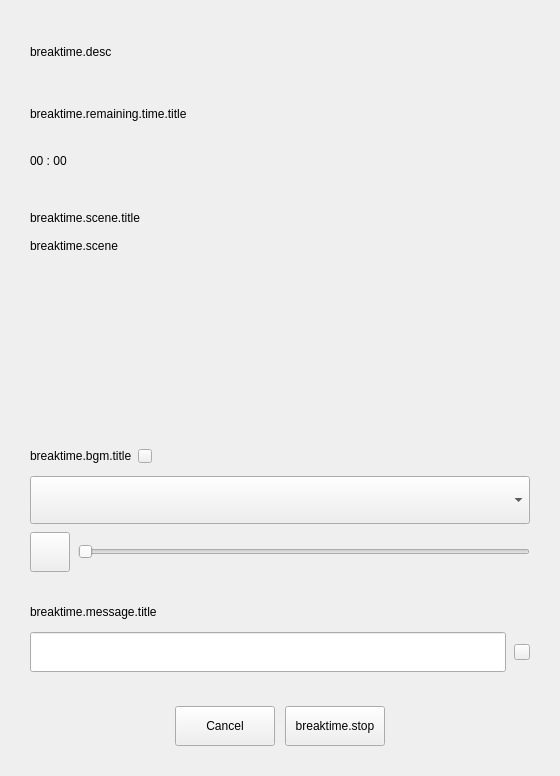
     <widget class="QWidget" name="page_4">
      <layout class="QHBoxLayout" name="horizontalLayout_7">
       <property name="spacing">
        <number>0</number>
       </property>
       <property name="leftMargin">
        <number>0</number>
       </property>
       <property name="topMargin">
        <number>0</number>
       </property>
       <property name="rightMargin">
        <number>0</number>
       </property>
       <property name="bottomMargin">
        <number>0</number>
       </property>
       <item>
        <widget class="QWidget" name="main_2" native="true">
         <property name="minimumSize">
          <size>
           <width>0</width>
           <height>0</height>
          </size>
         </property>
         <property name="maximumSize">
          <size>
           <width>16777215</width>
           <height>16777215</height>
          </size>
         </property>
         <layout class="QVBoxLayout" name="verticalLayout_9">
          <property name="spacing">
           <number>20</number>
          </property>
          <property name="leftMargin">
           <number>30</number>
          </property>
          <property name="topMargin">
           <number>30</number>
          </property>
          <property name="rightMargin">
           <number>30</number>
          </property>
          <property name="bottomMargin">
           <number>30</number>
          </property>
          <item>
           <widget class="QLabel" name="label_breaktime_desc_2">
            <property name="minimumSize">
             <size>
              <width>0</width>
              <height>44</height>
             </size>
            </property>
            <property name="text">
             <string>breaktime.desc</string>
            </property>
           </widget>
          </item>
          <item>
           <widget class="QWidget" name="widget_9" native="true">
            <property name="minimumSize">
             <size>
              <width>0</width>
              <height>84</height>
             </size>
            </property>
            <property name="maximumSize">
             <size>
              <width>16777215</width>
              <height>84</height>
             </size>
            </property>
            <layout class="QVBoxLayout" name="verticalLayout_10">
             <property name="spacing">
              <number>10</number>
             </property>
             <property name="leftMargin">
              <number>0</number>
             </property>
             <property name="topMargin">
              <number>0</number>
             </property>
             <property name="rightMargin">
              <number>0</number>
             </property>
             <property name="bottomMargin">
              <number>0</number>
             </property>
             <item>
              <widget class="QLabel" name="label_breaktime_remaining_time_title">
               <property name="minimumSize">
                <size>
                 <width>0</width>
                 <height>40</height>
                </size>
               </property>
               <property name="maximumSize">
                <size>
                 <width>16777215</width>
                 <height>40</height>
                </size>
               </property>
               <property name="text">
                <string>breaktime.remaining.time.title</string>
               </property>
              </widget>
             </item>
             <item>
              <widget class="QLabel" name="label_breaktime_remaining_time">
               <property name="minimumSize">
                <size>
                 <width>90</width>
                 <height>40</height>
                </size>
               </property>
               <property name="maximumSize">
                <size>
                 <width>90</width>
                 <height>40</height>
                </size>
               </property>
               <property name="baseSize">
                <size>
                 <width>0</width>
                 <height>0</height>
                </size>
               </property>
               <property name="text">
                <string>00 : 00</string>
               </property>
              </widget>
             </item>
            </layout>
           </widget>
          </item>
          <item>
           <widget class="QWidget" name="scene_2" native="true">
            <property name="minimumSize">
             <size>
              <width>0</width>
              <height>218</height>
             </size>
            </property>
            <property name="maximumSize">
             <size>
              <width>16777215</width>
              <height>218</height>
             </size>
            </property>
            <layout class="QVBoxLayout" name="verticalLayout_11">
             <property name="spacing">
              <number>4</number>
             </property>
             <property name="leftMargin">
              <number>0</number>
             </property>
             <property name="topMargin">
              <number>0</number>
             </property>
             <property name="rightMargin">
              <number>0</number>
             </property>
             <property name="bottomMargin">
              <number>0</number>
             </property>
             <item>
              <widget class="QWidget" name="widget_17" native="true">
               <property name="minimumSize">
                <size>
                 <width>0</width>
                 <height>68</height>
                </size>
               </property>
               <property name="maximumSize">
                <size>
                 <width>16777215</width>
                 <height>68</height>
                </size>
               </property>
               <layout class="QVBoxLayout" name="verticalLayout_15">
                <property name="spacing">
                 <number>0</number>
                </property>
                <property name="leftMargin">
                 <number>0</number>
                </property>
                <property name="topMargin">
                 <number>10</number>
                </property>
                <property name="rightMargin">
                 <number>0</number>
                </property>
                <property name="bottomMargin">
                 <number>10</number>
                </property>
                <item>
                 <widget class="QLabel" name="label_breaktime_scene_title_2">
                  <property name="minimumSize">
                   <size>
                    <width>0</width>
                    <height>20</height>
                   </size>
                  </property>
                  <property name="maximumSize">
                   <size>
                    <width>16777215</width>
                    <height>20</height>
                   </size>
                  </property>
                  <property name="text">
                   <string>breaktime.scene.title</string>
                  </property>
                 </widget>
                </item>
                <item>
                 <spacer name="verticalSpacer_3">
                  <property name="orientation">
                   <enum>Qt::Vertical</enum>
                  </property>
                  <property name="sizeHint" stdset="0">
                   <size>
                    <width>20</width>
                    <height>6</height>
                   </size>
                  </property>
                 </spacer>
                </item>
                <item>
                 <widget class="QLabel" name="label_breaktime_scene">
                  <property name="minimumSize">
                   <size>
                    <width>0</width>
                    <height>20</height>
                   </size>
                  </property>
                  <property name="maximumSize">
                   <size>
                    <width>16777215</width>
                    <height>20</height>
                   </size>
                  </property>
                  <property name="text">
                   <string>breaktime.scene</string>
                  </property>
                 </widget>
                </item>
               </layout>
              </widget>
             </item>
             <item>
              <widget class="QWidget" name="widget_10" native="true">
               <property name="maximumSize">
                <size>
                 <width>16777215</width>
                 <height>16777215</height>
                </size>
               </property>
               <layout class="QVBoxLayout" name="verticalLayout_14">
                <property name="spacing">
                 <number>0</number>
                </property>
                <property name="leftMargin">
                 <number>0</number>
                </property>
                <property name="topMargin">
                 <number>0</number>
                </property>
                <property name="rightMargin">
                 <number>0</number>
                </property>
                <property name="bottomMargin">
                 <number>0</number>
                </property>
                <item>
                 <widget class="QStackedWidget" name="stackedWidget_breaktime_scene_2">
                  <property name="minimumSize">
                   <size>
                    <width>260</width>
                    <height>146</height>
                   </size>
                  </property>
                  <property name="maximumSize">
                   <size>
                    <width>260</width>
                    <height>146</height>
                   </size>
                  </property>
                  <property name="baseSize">
                   <size>
                    <width>0</width>
                    <height>0</height>
                   </size>
                  </property>
                  <property name="currentIndex">
                   <number>1</number>
                  </property>
                  <widget class="QWidget" name="page_5"/>
                  <widget class="QWidget" name="page_6"/>
                 </widget>
                </item>
               </layout>
              </widget>
             </item>
            </layout>
           </widget>
          </item>
          <item>
           <widget class="QWidget" name="widget_11" native="true">
            <layout class="QVBoxLayout" name="verticalLayout_12">
             <property name="spacing">
              <number>0</number>
             </property>
             <property name="leftMargin">
              <number>0</number>
             </property>
             <property name="topMargin">
              <number>0</number>
             </property>
             <property name="rightMargin">
              <number>0</number>
             </property>
             <property name="bottomMargin">
              <number>0</number>
             </property>
             <item>
              <widget class="QWidget" name="BGM_2" native="true">
               <property name="minimumSize">
                <size>
                 <width>0</width>
                 <height>40</height>
                </size>
               </property>
               <property name="maximumSize">
                <size>
                 <width>16777215</width>
                 <height>40</height>
                </size>
               </property>
               <layout class="QHBoxLayout" name="horizontalLayout_9">
                <property name="spacing">
                 <number>6</number>
                </property>
                <property name="leftMargin">
                 <number>0</number>
                </property>
                <property name="topMargin">
                 <number>0</number>
                </property>
                <property name="rightMargin">
                 <number>0</number>
                </property>
                <property name="bottomMargin">
                 <number>0</number>
                </property>
                <item>
                 <widget class="QLabel" name="label_breaktime_bgm_title_2">
                  <property name="minimumSize">
                   <size>
                    <width>61</width>
                    <height>0</height>
                   </size>
                  </property>
                  <property name="maximumSize">
                   <size>
                    <width>16777215</width>
                    <height>16777215</height>
                   </size>
                  </property>
                  <property name="text">
                   <string>breaktime.bgm.title</string>
                  </property>
                 </widget>
                </item>
                <item>
                 <widget class="AFQInfoTooltipButton" name="pushButton_QuestionMark_5">
                  <property name="sizePolicy">
                   <sizepolicy hsizetype="Fixed" vsizetype="Fixed">
                    <horstretch>0</horstretch>
                    <verstretch>0</verstretch>
                   </sizepolicy>
                  </property>
                  <property name="minimumSize">
                   <size>
                    <width>14</width>
                    <height>14</height>
                   </size>
                  </property>
                  <property name="maximumSize">
                   <size>
                    <width>14</width>
                    <height>14</height>
                   </size>
                  </property>
                  <property name="text">
                   <string/>
                  </property>
                  <property name="iconSize">
                   <size>
                    <width>14</width>
                    <height>14</height>
                   </size>
                  </property>
                  <property name="buttonType" stdset="0">
                   <string>questionmarkButton</string>
                  </property>
                 </widget>
                </item>
                <item>
                 <spacer name="horizontalSpacer_6">
                  <property name="orientation">
                   <enum>Qt::Horizontal</enum>
                  </property>
                  <property name="sizeHint" stdset="0">
                   <size>
                    <width>40</width>
                    <height>20</height>
                   </size>
                  </property>
                 </spacer>
                </item>
               </layout>
              </widget>
             </item>
             <item>
              <widget class="QWidget" name="widget_12" native="true">
               <property name="minimumSize">
                <size>
                 <width>0</width>
                 <height>48</height>
                </size>
               </property>
               <layout class="QHBoxLayout" name="horizontalLayout_10">
                <property name="spacing">
                 <number>12</number>
                </property>
                <property name="leftMargin">
                 <number>0</number>
                </property>
                <property name="topMargin">
                 <number>0</number>
                </property>
                <property name="rightMargin">
                 <number>0</number>
                </property>
                <property name="bottomMargin">
                 <number>0</number>
                </property>
                <item>
                 <widget class="QComboBox" name="comboBox_breaktime_bgm_2">
                  <property name="sizePolicy">
                   <sizepolicy hsizetype="Preferred" vsizetype="Fixed">
                    <horstretch>0</horstretch>
                    <verstretch>0</verstretch>
                   </sizepolicy>
                  </property>
                  <property name="minimumSize">
                   <size>
                    <width>500</width>
                    <height>48</height>
                   </size>
                  </property>
                  <property name="maximumSize">
                   <size>
                    <width>500</width>
                    <height>48</height>
                   </size>
                  </property>
                 </widget>
                </item>
               </layout>
              </widget>
             </item>
             <item>
              <spacer name="verticalSpacer_2">
               <property name="orientation">
                <enum>Qt::Vertical</enum>
               </property>
               <property name="sizeType">
                <enum>QSizePolicy::Fixed</enum>
               </property>
               <property name="sizeHint" stdset="0">
                <size>
                 <width>20</width>
                 <height>8</height>
                </size>
               </property>
              </spacer>
             </item>
             <item>
              <widget class="QWidget" name="widget_13" native="true">
               <property name="minimumSize">
                <size>
                 <width>0</width>
                 <height>40</height>
                </size>
               </property>
               <layout class="QHBoxLayout" name="horizontalLayout_11">
                <property name="spacing">
                 <number>8</number>
                </property>
                <property name="leftMargin">
                 <number>0</number>
                </property>
                <property name="topMargin">
                 <number>0</number>
                </property>
                <property name="rightMargin">
                 <number>0</number>
                </property>
                <property name="bottomMargin">
                 <number>0</number>
                </property>
                <item>
                 <widget class="QPushButton" name="pushButton_sound_2">
                  <property name="minimumSize">
                   <size>
                    <width>40</width>
                    <height>40</height>
                   </size>
                  </property>
                  <property name="maximumSize">
                   <size>
                    <width>40</width>
                    <height>40</height>
                   </size>
                  </property>
                  <property name="text">
                   <string/>
                  </property>
                  <property name="iconSize">
                   <size>
                    <width>24</width>
                    <height>24</height>
                   </size>
                  </property>
                 </widget>
                </item>
                <item>
                 <widget class="AFCVolumeSlider" name="horizontalSlider_breaktime_2">
                  <property name="orientation">
                   <enum>Qt::Horizontal</enum>
                  </property>
                 </widget>
                </item>
               </layout>
              </widget>
             </item>
            </layout>
           </widget>
          </item>
          <item>
           <widget class="QWidget" name="widget_14" native="true">
            <property name="minimumSize">
             <size>
              <width>0</width>
              <height>88</height>
             </size>
            </property>
            <layout class="QVBoxLayout" name="verticalLayout_13">
             <property name="spacing">
              <number>0</number>
             </property>
             <property name="leftMargin">
              <number>0</number>
             </property>
             <property name="topMargin">
              <number>0</number>
             </property>
             <property name="rightMargin">
              <number>0</number>
             </property>
             <property name="bottomMargin">
              <number>12</number>
             </property>
             <item>
              <widget class="QWidget" name="widget_15" native="true">
               <property name="minimumSize">
                <size>
                 <width>0</width>
                 <height>40</height>
                </size>
               </property>
               <layout class="QHBoxLayout" name="horizontalLayout_12">
                <property name="spacing">
                 <number>6</number>
                </property>
                <property name="leftMargin">
                 <number>0</number>
                </property>
                <property name="topMargin">
                 <number>0</number>
                </property>
                <property name="rightMargin">
                 <number>0</number>
                </property>
                <property name="bottomMargin">
                 <number>0</number>
                </property>
                <item>
                 <widget class="QLabel" name="label_breaktime_message_title_2">
                  <property name="minimumSize">
                   <size>
                    <width>0</width>
                    <height>40</height>
                   </size>
                  </property>
                  <property name="maximumSize">
                   <size>
                    <width>16777215</width>
                    <height>40</height>
                   </size>
                  </property>
                  <property name="text">
                   <string>breaktime.message.title</string>
                  </property>
                 </widget>
                </item>
               </layout>
              </widget>
             </item>
             <item>
              <widget class="QStackedWidget" name="stackedWidget_breaktime_msg">
               <property name="minimumSize">
                <size>
                 <width>0</width>
                 <height>40</height>
                </size>
               </property>
               <property name="currentIndex">
                <number>0</number>
               </property>
               <widget class="QWidget" name="page_breaktime_msg_edit">
                <property name="styleSheet">
                 <string notr="true"/>
                </property>
                <layout class="QHBoxLayout" name="horizontalLayout_14">
                 <property name="spacing">
                  <number>8</number>
                 </property>
                 <property name="leftMargin">
                  <number>0</number>
                 </property>
                 <property name="topMargin">
                  <number>0</number>
                 </property>
                 <property name="rightMargin">
                  <number>0</number>
                 </property>
                 <property name="bottomMargin">
                  <number>0</number>
                 </property>
                 <item>
                  <widget class="QLineEdit" name="lineEdit_Breaktime_2">
                   <property name="minimumSize">
                    <size>
                     <width>0</width>
                     <height>40</height>
                    </size>
                   </property>
                   <property name="maximumSize">
                    <size>
                     <width>16777215</width>
                     <height>40</height>
                    </size>
                   </property>
                  </widget>
                 </item>
                 <item>
                  <widget class="QPushButton" name="pushButton_breaktime_edit_2">
                   <property name="minimumSize">
                    <size>
                     <width>16</width>
                     <height>16</height>
                    </size>
                   </property>
                   <property name="maximumSize">
                    <size>
                     <width>16</width>
                     <height>16</height>
                    </size>
                   </property>
                   <property name="text">
                    <string/>
                   </property>
                  </widget>
                 </item>
                </layout>
               </widget>
               <widget class="QWidget" name="page_breaktime_msg_view">
                <layout class="QHBoxLayout" name="horizontalLayout_15">
                 <item>
                  <widget class="QLabel" name="label_breakrtime_text_msg">
                   <property name="sizePolicy">
                    <sizepolicy hsizetype="Minimum" vsizetype="Preferred">
                     <horstretch>0</horstretch>
                     <verstretch>0</verstretch>
                    </sizepolicy>
                   </property>
                   <property name="text">
                    <string>TextLabel</string>
                   </property>
                  </widget>
                 </item>
                 <item>
                  <widget class="QPushButton" name="pushButton_breaktime_edit">
                   <property name="sizePolicy">
                    <sizepolicy hsizetype="Fixed" vsizetype="Fixed">
                     <horstretch>0</horstretch>
                     <verstretch>0</verstretch>
                    </sizepolicy>
                   </property>
                   <property name="minimumSize">
                    <size>
                     <width>14</width>
                     <height>14</height>
                    </size>
                   </property>
                   <property name="maximumSize">
                    <size>
                     <width>14</width>
                     <height>14</height>
                    </size>
                   </property>
                   <property name="text">
                    <string/>
                   </property>
                  </widget>
                 </item>
                 <item>
                  <spacer name="horizontalSpacer_7">
                   <property name="orientation">
                    <enum>Qt::Horizontal</enum>
                   </property>
                   <property name="sizeHint" stdset="0">
                    <size>
                     <width>40</width>
                     <height>20</height>
                    </size>
                   </property>
                  </spacer>
                 </item>
                </layout>
               </widget>
              </widget>
             </item>
            </layout>
           </widget>
          </item>
          <item>
           <widget class="QWidget" name="widget_16" native="true">
            <property name="minimumSize">
             <size>
              <width>0</width>
              <height>40</height>
             </size>
            </property>
            <layout class="QHBoxLayout" name="horizontalLayout_13">
             <property name="spacing">
              <number>10</number>
             </property>
             <property name="leftMargin">
              <number>0</number>
             </property>
             <property name="topMargin">
              <number>2</number>
             </property>
             <property name="rightMargin">
              <number>0</number>
             </property>
             <property name="bottomMargin">
              <number>0</number>
             </property>
             <item>
              <spacer name="horizontalSpacer_8">
               <property name="orientation">
                <enum>Qt::Horizontal</enum>
               </property>
               <property name="sizeHint" stdset="0">
                <size>
                 <width>40</width>
                 <height>20</height>
                </size>
               </property>
              </spacer>
             </item>
             <item>
              <widget class="QPushButton" name="pushButton_breaktime_cancel_2">
               <property name="minimumSize">
                <size>
                 <width>100</width>
                 <height>40</height>
                </size>
               </property>
               <property name="maximumSize">
                <size>
                 <width>100</width>
                 <height>40</height>
                </size>
               </property>
               <property name="text">
                <string>Cancel</string>
               </property>
              </widget>
             </item>
             <item>
              <widget class="QPushButton" name="pushButton_breaktime_stop">
               <property name="minimumSize">
                <size>
                 <width>100</width>
                 <height>40</height>
                </size>
               </property>
               <property name="maximumSize">
                <size>
                 <width>100</width>
                 <height>40</height>
                </size>
               </property>
               <property name="text">
                <string>breaktime.stop</string>
               </property>
              </widget>
             </item>
             <item>
              <spacer name="horizontalSpacer_9">
               <property name="orientation">
                <enum>Qt::Horizontal</enum>
               </property>
               <property name="sizeHint" stdset="0">
                <size>
                 <width>40</width>
                 <height>20</height>
                </size>
               </property>
              </spacer>
             </item>
            </layout>
           </widget>
          </item>
         </layout>
        </widget>
       </item>
      </layout>
     </widget>
